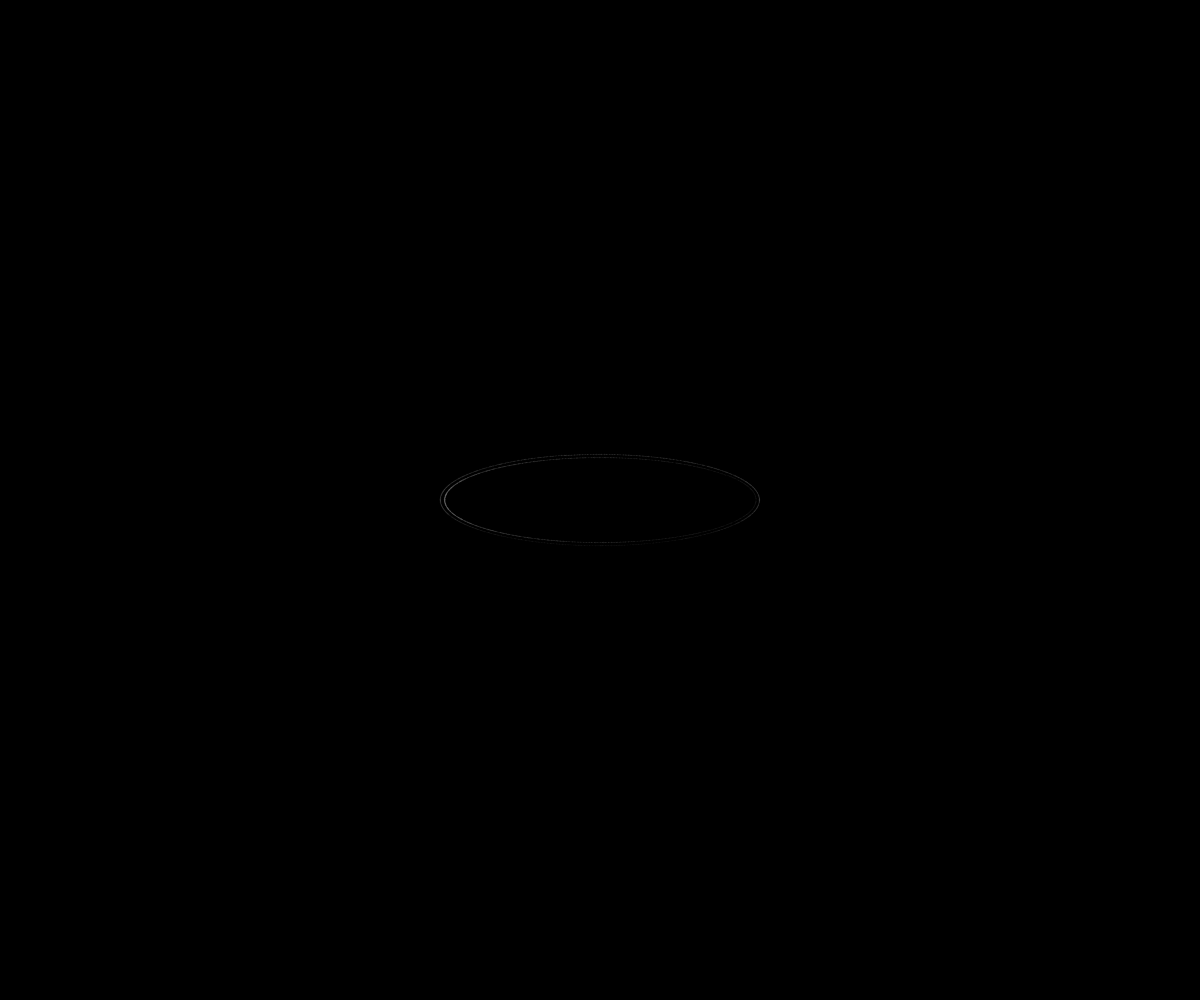
Frame 1 (no input)
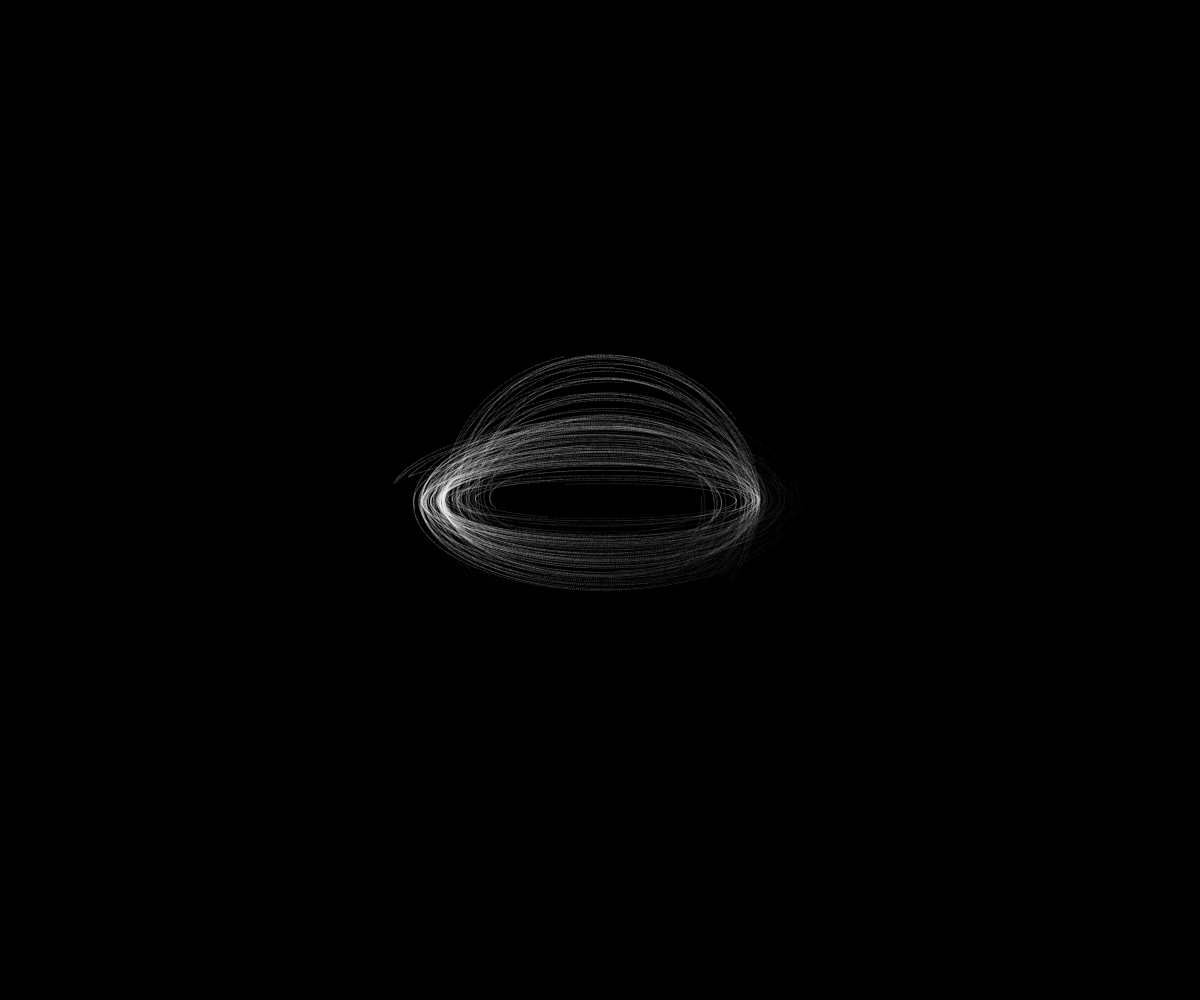
Frame 60 (no input)
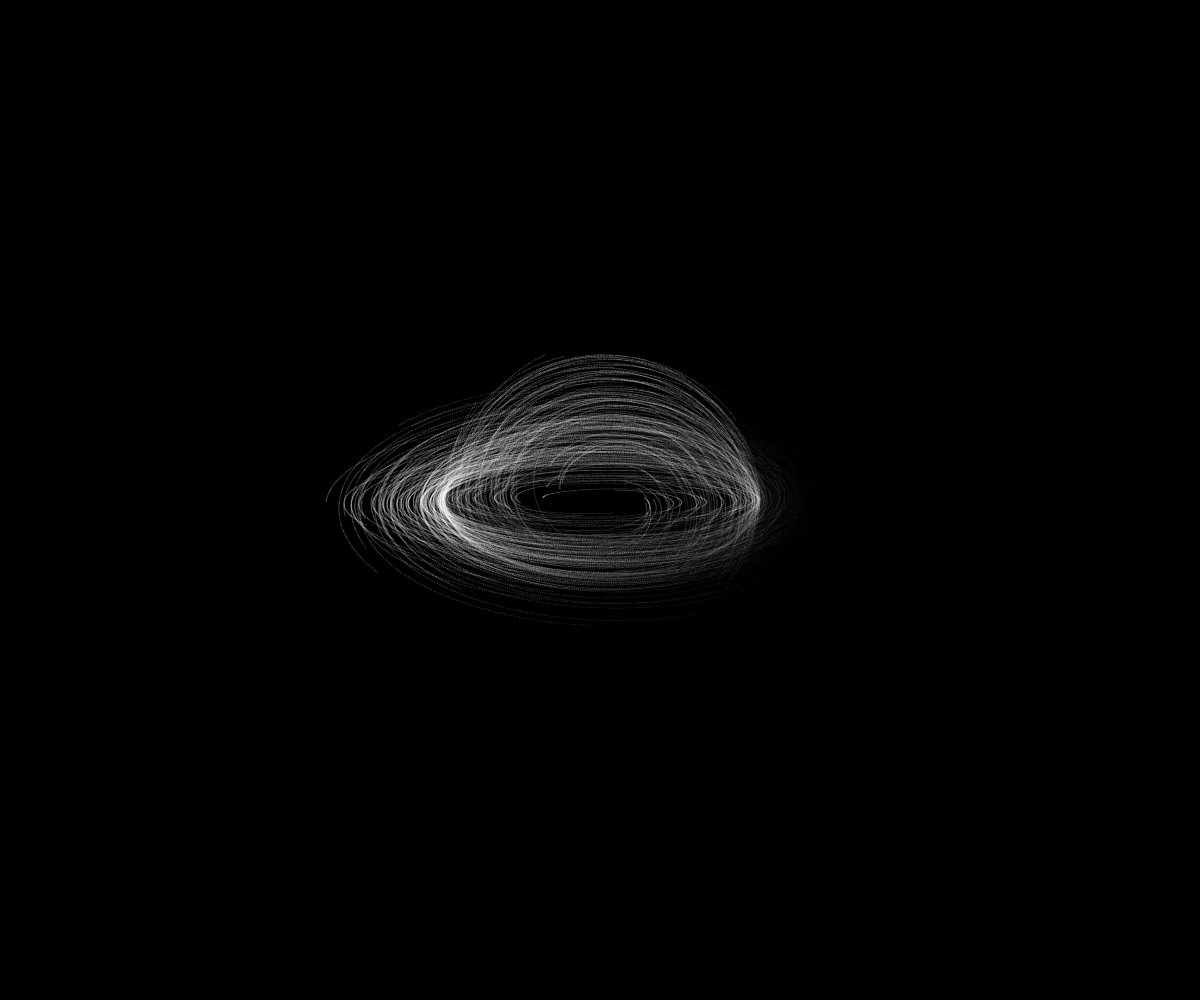
Frame 120 (the mouse pressed at the canvas centre since frame 60)

The p5.js sketch that drew these frames (run headless with seeded random() and noise() and a simulated clock; from frame 60 on, the mouse is pressed at the canvas centre):

// p5.js sketch
// ── sketch.js
let kMax;
let step;
let n = 5000; // number of blobs
let radiusR = 155;
let radiusS = 160; // diameter of the circle
let inter = 1; // difference between the sizes of two blobs
let maxNoise = 500;
let clockwise = true;
let angle1;
let angle2;
let noiseProg = (x) => (x*x*x);

function setup() {
  createCanvas(windowWidth, windowHeight);
  colorMode(RGB, 1);
  noFill();
  kMax = 20;
  step = 0.05;
  clockwise = true;
  angle1 = PI/2;
  angle2 = PI;
  background(0);
}

function draw() {
  translate(width/2, height/2);

  
  if (frameCount < n) {
    let i = frameCount;
    let alpha = 1 - i / n;
    let sizeR = radiusR + i * inter;
    let sizeS = radiusS + i * inter;
    let k = kMax * (i / n);
    let noisiness = maxNoise * noiseProg(i / n);
    blobSpiral1(sizeS, 0, 0, k, i * step, noisiness, clockwise, alpha/10);
    blobSpiral2(sizeR, 0, 0, k, i * step, noisiness, clockwise, alpha/10);
  } else {
    noLoop();
  }
}

function blobSpiral1(sizeS, xCenter, yCenter, k, t, noisiness, clockwise, alpha) {
  let f = clockwise ? -1 : 1;
  let theta0 = random() * 2 * PI;
  let theta = theta0;
  let s;
  let h = random(0.1, 1);
  while ((theta < theta0 + 2 * PI) && (theta > theta0 - 2 * PI)) {
    let r1, r2;
    r1 = cos(theta) + 1;
    r2 = sin(theta) + 1;
    if (clockwise) {
      s = map(theta, theta0, theta0 + 2 * PI, radiusS, sizeS);
    } else {
      s = map(theta, theta0, theta0 - 2 * PI, radiusS, sizeS);
    }
    let r;
    if (theta > PI) {
      r = s + noise(k * r1, k * r2, t) * noisiness *20; // smaller for above PI
    } else if (theta < PI) {
      r = s + noise(k * r1, k * r2, t) * noisiness * 20; // smaller for below PI
    } else {
      r = s + noise(k * r1, k * r2, t) * noisiness;
    }
    let rh = r * h;
    let x = xCenter + r * cos(theta);
    let y = yCenter + rh * sin(theta);
    stroke(1, 1, 1, map(y, -width/2, 0, alpha*3, alpha*0.5));
    ellipse(x, y, random(0.1, 1));
    theta += 0.01 * f;
  }
}


function blobSpiral2(sizeR, xCenter, yCenter, k, t, noisiness, clockwise, alpha) {
  let f = clockwise ? -1 : 1;
  let theta0 = random() * 2 * PI;
  let theta = theta0;
  let s;
  let h = random(0.5, 0.2);
  while ((theta < theta0 + 2 * PI) && (theta > theta0 - 2 * PI)) {
    let r1, r2;
    r1 = cos(theta) + 1;
    r2 = sin(theta) + 1;
    if (clockwise) {
      s = map(theta, theta0, theta0 - 2 * PI, radiusR, sizeR);
    } else {
      s = map(theta, theta0, theta0 + 2 * PI, radiusR, sizeR);
    }
    let r;
    if (theta > PI) {
      r = s + noise(k * r1, k * r2, t) * noisiness * 10; // smaller for above PI
    } else if (theta < PI) {
      r = s + noise(k * r1, k * r2, t) * noisiness * 0.1; // smaller for below PI
    } else {
      r = s + noise(k * r1, k * r2, t) * noisiness;
    }
    let rh = r * h;
    let x = xCenter + r * cos(theta);
    let y = yCenter + rh * sin(theta);
    stroke(1, 1, 1, map(x, -width/2, 0, alpha*2, alpha*0.6));
    ellipse(x, y, random(0.1, 1));
    theta += 0.01 * f;
  }
}


// ── style.css
html, body {
  margin: 0;
  padding: 0;
  background-color: #000;
  font-family: 'Courier';
  color: #FFF;
  font-size: 10pt;
  line-height: 10pt;
}

canvas {
  display: block;
}
